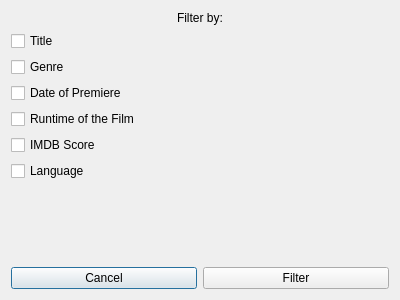
<?xml version="1.0" encoding="UTF-8"?>
<ui version="4.0">
 <class>FilterDialog</class>
 <widget class="QDialog" name="FilterDialog">
  <property name="geometry">
   <rect>
    <x>0</x>
    <y>0</y>
    <width>400</width>
    <height>300</height>
   </rect>
  </property>
  <property name="windowTitle">
   <string>Dialog</string>
  </property>
  <layout class="QGridLayout" name="gridLayout">
   <item row="6" column="0">
    <widget class="QCheckBox" name="language">
     <property name="text">
      <string>Language</string>
     </property>
    </widget>
   </item>
   <item row="3" column="0" colspan="2">
    <widget class="QCheckBox" name="premiere">
     <property name="text">
      <string>Date of Premiere</string>
     </property>
    </widget>
   </item>
   <item row="0" column="0" colspan="2" alignment="Qt::AlignHCenter">
    <widget class="QLabel" name="label">
     <property name="text">
      <string>Filter by:</string>
     </property>
    </widget>
   </item>
   <item row="2" column="0">
    <widget class="QCheckBox" name="genre">
     <property name="text">
      <string>Genre</string>
     </property>
    </widget>
   </item>
   <item row="4" column="0" colspan="2">
    <widget class="QCheckBox" name="runtime">
     <property name="text">
      <string>Runtime of the Film</string>
     </property>
    </widget>
   </item>
   <item row="8" column="0" colspan="2">
    <layout class="QHBoxLayout" name="horizontalLayout">
     <item>
      <widget class="QPushButton" name="cancelButton">
       <property name="text">
        <string>Cancel</string>
       </property>
      </widget>
     </item>
     <item>
      <widget class="QPushButton" name="filterButton">
       <property name="text">
        <string>Filter</string>
       </property>
      </widget>
     </item>
    </layout>
   </item>
   <item row="5" column="0">
    <widget class="QCheckBox" name="imdb">
     <property name="text">
      <string>IMDB Score</string>
     </property>
    </widget>
   </item>
   <item row="1" column="0">
    <widget class="QCheckBox" name="title">
     <property name="text">
      <string>Title</string>
     </property>
    </widget>
   </item>
   <item row="7" column="0">
    <spacer name="verticalSpacer">
     <property name="orientation">
      <enum>Qt::Vertical</enum>
     </property>
     <property name="sizeHint" stdset="0">
      <size>
       <width>20</width>
       <height>40</height>
      </size>
     </property>
    </spacer>
   </item>
  </layout>
 </widget>
 <resources/>
 <connections/>
</ui>
